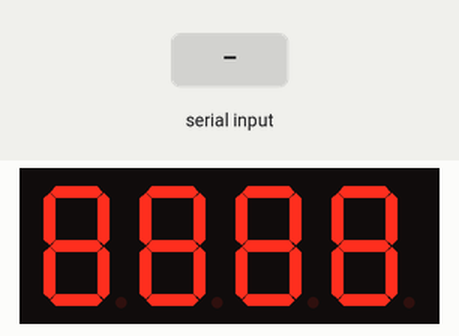
Bench run of a program on a simulated Raspberry Pi Pico running MicroPython. Shown: 4-digit seven-segment display. The test bench sets the inputs (shaded band). The segment pins are drawn as the display they are named for; what the program prints to the serial console is not drawn.

Above: at 0.1 s.
At 3.2 s:
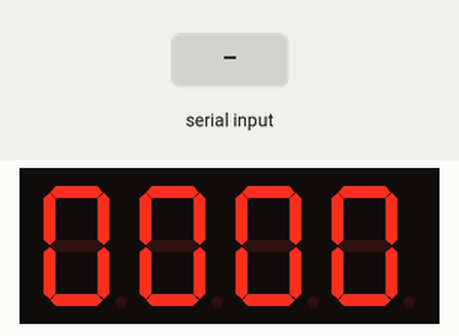
3.3 s: "PING" typed at the serial console, then Enter
Timing chart, 0 to 6.3 s (numbered marks = the images above; inputs shaded):
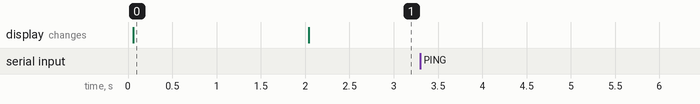

The program:

main.py
```python
"""
DarkLock Guild Count Display — Raspberry Pi Pico
Displays Discord bot server count on 5461AS 4-digit 7-segment display.
Connected to Pi 5 via USB serial. Updates live when bot joins/leaves servers.

Wiring (5461AS is common-cathode):
  Segments A-G, DP → Pico GP2-GP9 through 220Ω resistors
  Digit select DIG1-4 → Pico GP10-GP13 (direct, no resistor)

Protocol: Receives "COUNT:1234\n" over USB serial @ 115200 baud
"""

import machine
import time
import sys

# ─── Pin Assignments ─────────────────────────────────────────────
# Segment pins: A=GP2, B=GP3, C=GP4, D=GP5, E=GP6, F=GP7, G=GP8, DP=GP9
SEGMENT_PINS = [2, 3, 4, 5, 6, 7, 8, 9]

# Digit select pins: DIG1=GP10, DIG2=GP11, DIG3=GP12, DIG4=GP13
DIGIT_PINS = [10, 11, 12, 13]

# 7-segment patterns (common-cathode: HIGH = ON)
# Bit order: [DP, G, F, E, D, C, B, A]
PATTERNS = [
    0b00111111,  # 0
    0b00000110,  # 1
    0b01011011,  # 2
    0b01001111,  # 3
    0b01100110,  # 4
    0b01101101,  # 5
    0b01111101,  # 6
    0b00000111,  # 7
    0b01111111,  # 8
    0b01101111,  # 9
]


class GuildDisplay:
    def __init__(self):
        self.seg_pins = [machine.Pin(p, machine.Pin.OUT) for p in SEGMENT_PINS]
        self.dig_pins = [machine.Pin(p, machine.Pin.OUT) for p in DIGIT_PINS]
        self.value = 0
        self.clear()
        print("[Pico] 7-Segment Display initialized")

    def clear(self):
        for p in self.seg_pins: p.value(0)
        for p in self.dig_pins: p.value(0)

    def set_segments(self, pattern):
        for i, p in enumerate(self.seg_pins):
            p.value((pattern >> i) & 1)

    def show_digit(self, pos):
        digits = [
            (self.value // 1000) % 10,
            (self.value // 100) % 10,
            (self.value // 10) % 10,
            self.value % 10,
        ]
        # All digits off
        for p in self.dig_pins: p.value(0)
        # Set segments
        self.set_segments(PATTERNS[digits[pos]])
        # Enable this digit (common-cathode: HIGH = on)
        self.dig_pins[pos].value(1)

    def set_count(self, count):
        self.value = max(0, min(9999, count))
        print(f"[Pico] Count: {self.value}")


def main():
    print("=" * 40)
    print("DarkLock Guild Count Display")
    print("Raspberry Pi Pico — 5461AS 7-Segment")
    print("=" * 40)

    display = GuildDisplay()

    # Boot test: show 8888 for 2 seconds
    display.set_count(8888)
    start = time.ticks_ms()
    digit = 0
    while time.ticks_diff(time.ticks_ms(), start) < 2000:
        display.show_digit(digit)
        digit = (digit + 1) % 4
        time.sleep_us(2000)

    display.set_count(0)
    print("[Pico] Ready — send 'COUNT:N' to update")

    # Main loop
    buf = ""
    digit = 0

    try:
        import select
        poll = select.poll()
        poll.register(sys.stdin, select.POLLIN)

        while True:
            # Check serial (non-blocking via poll)
            events = poll.poll(0)
            if events:
                ch = sys.stdin.read(1)
                if ch:
                    if ch == '\n':
                        line = buf.strip()
                        if line.startswith("COUNT:"):
                            try:
                                display.set_count(int(line[6:]))
                            except ValueError:
                                pass
                        elif line == "PING":
                            print("[Pico] PONG")
                        elif line == "RESET":
                            display.set_count(0)
                        buf = ""
                    else:
                        buf += ch

            # Multiplex display (cycle through 4 digits)
            display.show_digit(digit)
            digit = (digit + 1) % 4
            time.sleep_us(2000)  # 2ms per digit = ~125Hz refresh

    except ImportError:
        # Fallback if select not available
        print("[Pico] select unavailable, using polling")
        counter = 0
        while True:
            if counter % 50 == 0:
                try:
                    while True:
                        ch = sys.stdin.read(1) if hasattr(sys.stdin, 'read') else None
                        if not ch:
                            break
                        if ch == '\n':
                            line = buf.strip()
                            if line.startswith("COUNT:"):
                                try:
                                    display.set_count(int(line[6:]))
                                except ValueError:
                                    pass
                            elif line == "PING":
                                print("[Pico] PONG")
                            buf = ""
                        else:
                            buf += ch
                except Exception:
                    pass
            display.show_digit(digit)
            digit = (digit + 1) % 4
            counter += 1
            time.sleep_us(2000)


if __name__ == "__main__":
    try:
        main()
    except KeyboardInterrupt:
        print("\n[Pico] Stopped")
        d = GuildDisplay()
        d.clear()
    except Exception as e:
        print(f"[Pico] Error: {e}")
        sys.print_exception(e)
```

Measured:
- after the input at 3.3 s, every drawn part: stays the same
- what the display in image 0 shows lasts 1.9 s, from 0.1 s to 2.0 s
